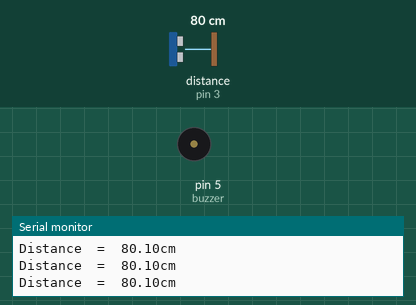
Recording of a sketch running on a simulated Arduino Uno, built with avr-gcc and run on an emulated ATmega328P. Shown: buzzer (waves = sounding), the last lines printed to the serial monitor. Wiring (inferred from the names in the program): ultrasonic range finder: trigger pin 2; echo pin 3. Inputs (shaded band) come from the test bench; at power-on: distance to the obstacle (sensor on pin 3) 80 cm. The echo pulse lasts 58.3 µs per cm.

Above: at 1.3 s.
1.4 s: distance to the obstacle (sensor on pin 3) set to 29 cm
At 2.22 s:
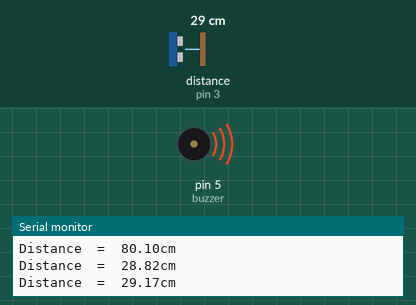
4.4 s: distance to the obstacle (sensor on pin 3) set to 24 cm
5.9 s: distance to the obstacle (sensor on pin 3) set to 120 cm
At 8.0 s:
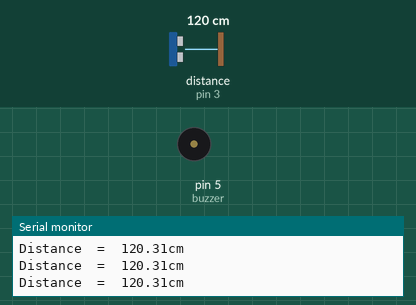
8.3 s: distance to the obstacle (sensor on pin 3) set to 105 cm
10.2 s: distance to the obstacle (sensor on pin 3) set to 95 cm
At 11.42 s:
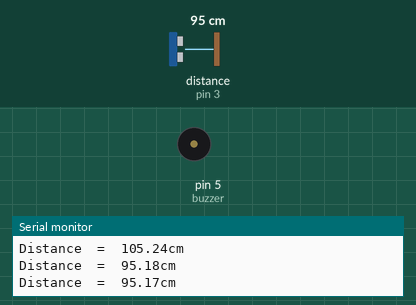
Timing chart, 0 to 14.2 s (numbered marks = the images above; inputs shaded):
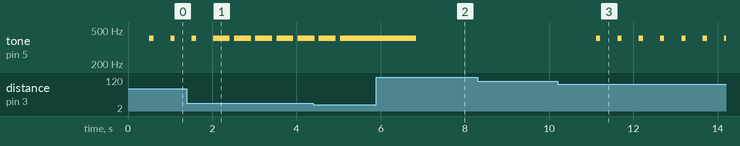

The sketch:

buzzer_avec_ultrason.ino
```cpp
/*
 * Author: Elecrow Engle
 * Date:7/21/2017
 * IDE V1.8.2
 * Email:engle@elecrow.com
 * Function:
 */

const int TrigPin = 2;
const int EchoPin = 3;
float cm;
#define buzzer 5
void setup(){
  Serial.begin(9600);
  pinMode(TrigPin, OUTPUT);
  pinMode(EchoPin, INPUT);
}
void loop(){
  digitalWrite(TrigPin, LOW);
  delayMicroseconds(2);
  digitalWrite(TrigPin, HIGH);
  delayMicroseconds(10);
  digitalWrite(TrigPin, LOW);
  cm = pulseIn(EchoPin, HIGH) / 58.0; //The echo time is converted into cm
  cm = (int(cm * 100.0)) / 100.0;     //Keep two decimal places
  Serial.print("Distance\t=\t");
  Serial.print(cm);
  Serial.print("cm");
  Serial.println();
  delay(500);
  if (75 <= cm && cm <= 100){
     tone(buzzer, 400, 100);

  }

  else if (50 <= cm && cm < 75){
     tone(buzzer, 400, 200);
  }

  else if (25 <= cm && cm < 50){
     tone(buzzer, 400, 400);
  }

  else if (0<= cm && cm < 25){
     tone(buzzer, 400, 800);
  }

}
```

Measured:
- the behaviour switches between 100 and 99 cm on distance to the obstacle (sensor on pin 3) (found by bisection; images 2 and 3)
- after the input at 5.9 s, tone on pin 5 (buzzer): 400 Hz → silent after 0.94 s
- after the input at 10.2 s, tone on pin 5 (buzzer): alternates 400 Hz for 0.10 s and silent for 0.41 s, starting after 0.92 s
